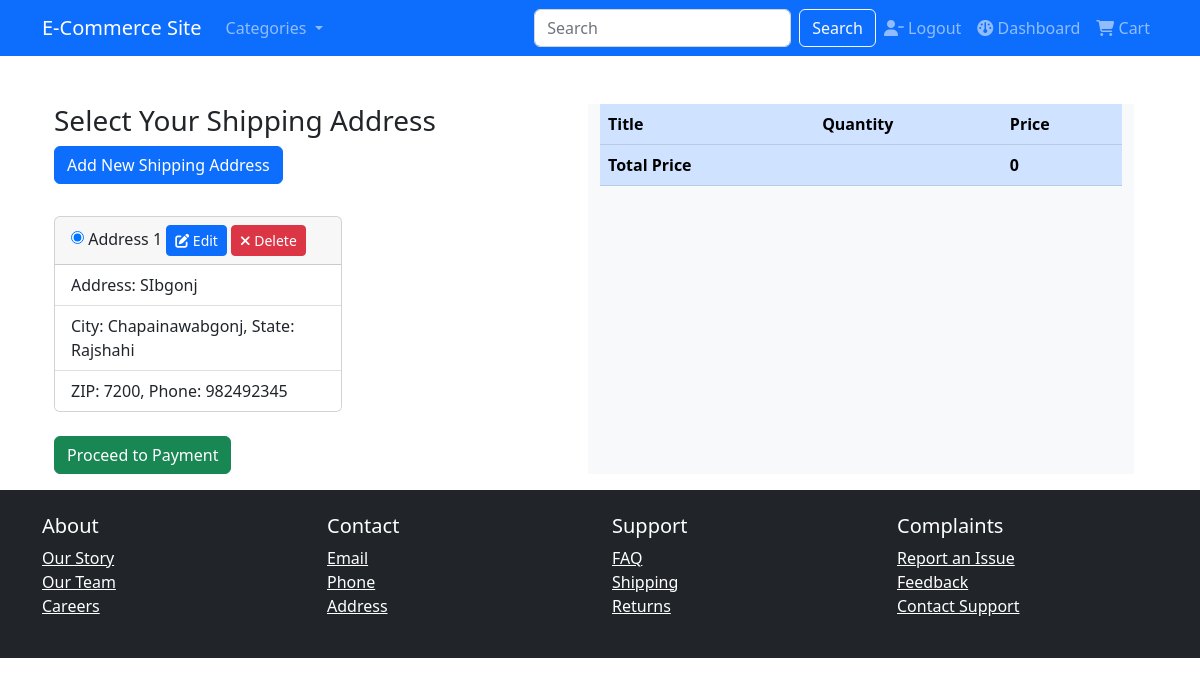
Page /product/chekout (signed in) on the committed database.
### ecommerce/products/models.py (models this page shows, shortened)
class ShippingAddress(db.Model, UserMixin):
    __tablename__ = 'shipping_address'
    id = db.Column(db.Integer, primary_key=True)
    address = db.Column(db.String(50), nullable=False)
    city = db.Column(db.String(25), nullable=False)
    state = db.Column(db.String(25), nullable=False)
    zip_code = db.Column(db.Integer, nullable=False)
    phone = db.Column(db.Integer, nullable=False)
    user_id = db.Column(db.Integer, db.ForeignKey('user.id'), nullable=False)
    user = db.relationship('User', backref=db.backref('shippingaddress',lazy=True))
    created_at = db.Column(db.DateTime, default=datetime.now)
    updated_at = db.Column(db.DateTime, default=datetime.now, onupdate=datetime.now)

### ecommerce/products/routes.py (the view, shortened to what this page needs)
@products_bp.route('/chekout', methods=['GET', 'POST'])
@login_required
def chekout():
    cart = Cart.query.filter_by(user_id=current_user.id).first()
    if cart is None:
        cart = Cart(user_id=current_user.id)
        db.session.add(cart)
        db.session.commit()
    cart_items = CartItem.query.filter_by(cart_id=cart.id).all()
    cart_total = cart.get_cart_total_price()
    user_addresses = user_saved_shipping_addresses()
    form = ShippingAddressForm()
    if form.validate_on_submit():
        address_obj = save_shipping_address(form)
        print(address_obj)
        flash('New address saved and proceeding to payment', 'success')
    return render_template('products/chekout.html',
                           title='Checkout',
                           cart_items=cart_items,
                           cart_total=cart_total,
                           form=form,
                           user_addresses=user_addresses
                           )

### ecommerce/products/forms.py
class ShippingAddressForm(FlaskForm):
    address = StringField('Address', validators=[DataRequired()])
    city = StringField('City', validators=[DataRequired()])
    state = StringField('State', validators=[DataRequired()])
    zip_code = IntegerField('Zip Code', validators=[DataRequired()])
    phone = IntegerField('Phone Number', validators=[DataRequired()])
    submit = SubmitField('Add Address')

### ecommerce/products/models.py (called while the page is built)
    def get_cart_total_price(self):
        return sum(item.product.price * item.quantity for item in self.items)

### ecommerce/products/routes.py (called while the page is built)
def user_saved_shipping_addresses():
    addresses = ShippingAddress.query.filter_by(user_id=current_user.id)
    return addresses

### ecommerce/users/models.py (called while the page is built)
@login_manager.user_loader
def load_user(user_id):
    return User.query.get(int(user_id))

### ecommerce/templates/products/chekout.html (shortened to what this page needs)
{% extends "base/base.html" %}
{% block content %}
<div class="container mt-5 row">
    <div class="shipping-address col-sm-6">
        <h3 class="">Select Your Shipping Address</h3>
        <button type="button" class="btn btn-primary mb-3" data-bs-toggle="modal" data-bs-target="#exampleModal">
            Add New Shipping Address
        </button>
        <form method="POST" action="{{ url_for('products_bp.chekout') }}">
            {% if user_addresses %}
                {% for address in user_addresses %}
                    <div class="user-address mt-3">
                        <div class="card" style="width: 18rem;">
                            <div class="card-header">
                                <input type="radio" name="selected_address" value="{{ address.id }}" {% if loop.index == 1 %}checked{% endif %}>
                                Address {{loop.index}}
                                <a href="{{ url_for('products_bp.edit_shipping_address', address_id=address.id) }}" class="btn btn-primary btn-sm">
                                    <i class="fas fa-edit"></i> Edit
                                </a>
                                <a href="{{ url_for('products_bp.delete_shipping_address', address_id=address.id) }}" class="btn btn-danger btn-sm">
                                    <i class="fas fa-remove"></i> Delete
                                </a>
                            </div>
                            <ul class="list-group list-group-flush">
                                <li class="list-group-item">Address: {{address.address}}</li>
                                <li class="list-group-item">City: {{address.city}}, State: {{address.state}}</li>
                                <li class="list-group-item">ZIP: {{address.zip_code}}, Phone: {{address.phone}}</li>
                            </ul>
                        </div>
                    </div>
                {% endfor %}
            {% endif %}
            <div class="form-group mt-2">
                <button type="submit" class="btn btn-success mt-3">Proceed to Payment</button>
            </div>
        </form>
    </div>
    <div class="order-summary bg-light col-sm-6">
        <div class="products">
            <div class="table-responsive">
                <table class="table table-primary">
                    <thead>
                        <tr>
                            <th scope="col">Title</th>
                            <th scope="col">Quantity</th>
                            <th scope="col">Price</th>
                        </tr>
                    </thead>
                    <tbody>
                        <tr class='fw-bold'>
                            <td>Total Price</td>
                            <td></td>
                            <td>{{ cart_total }}</td>
                        </tr>
                    </tbody>
                </table>
            </div>
        </div>
    </div>
</div>
{% endblock content %}

### rows in the picture
ShippingAddress: address "SIbgonj", city "Chapainawabgonj", state "Rajshahi", zip_code "7200", phone "982492345"

### other values in the picture
{{ cart_total }} "0"
